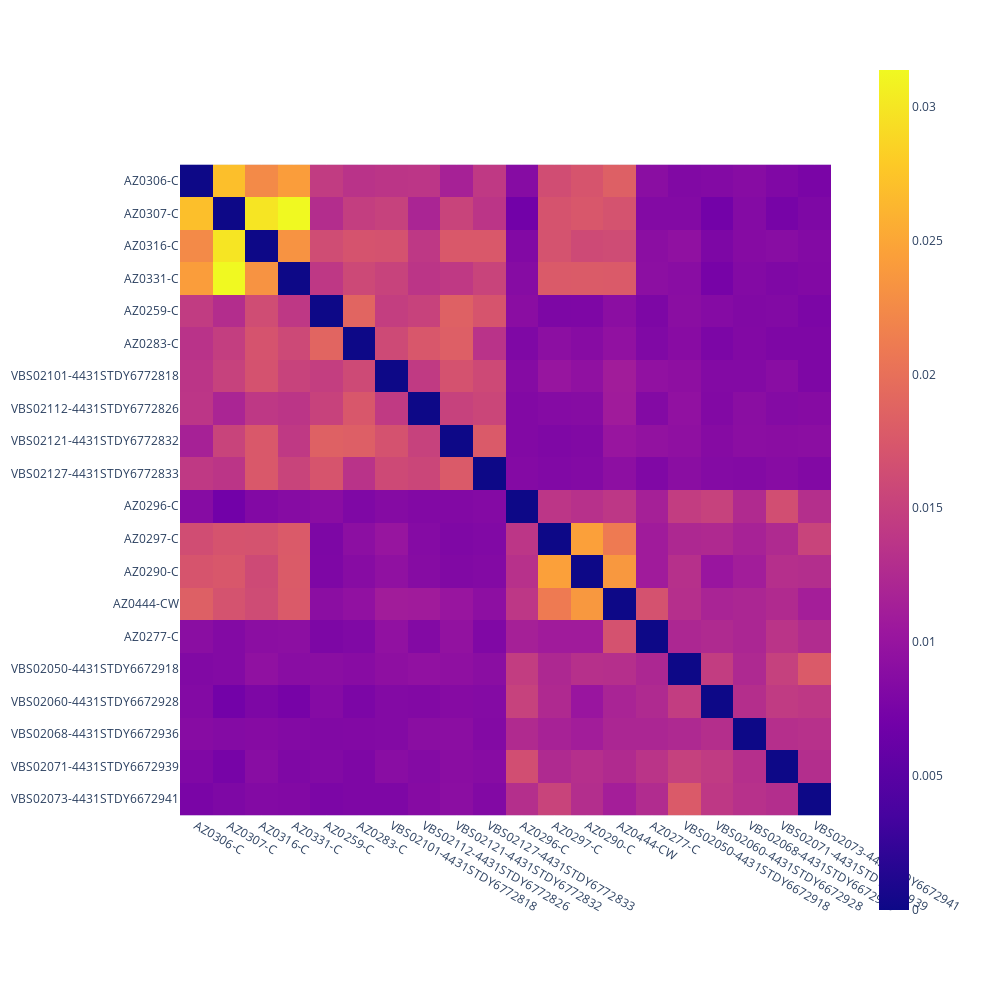

Notebook cell for this chart:
### Code cell
px.imshow(mlg_mlc_ibd2_df, width = 1000, height = 1000)

### Figure 1 — Plotly figure (JSON) as saved in the notebook; plotly's stock layout.template omitted (floating-point values rounded to 4 significant figures; data arrays with more than 128 entries replaced by an {"elided": "..."} marker saying what was removed)
{"data": [{"coloraxis": "coloraxis", "hovertemplate": "x: %{x}<br>y: %{y}<br>color: %{z}<extra></extra>", "name": "0", "type": "heatmap", "x": ["AZ0306-C", "AZ0307-C", "AZ0316-C", "AZ0331-C", "AZ0259-C", "AZ0283-C", "VBS02101-4431STDY6772818", "VBS02112-4431STDY6772826", "VBS02121-4431STDY6772832", "VBS02127-4431STDY6772833", "AZ0296-C", "AZ0297-C", "AZ0290-C", "AZ0444-CW", "AZ0277-C", "VBS02050-4431STDY6672918", "VBS02060-4431STDY6672928", "VBS02068-4431STDY6672936", "VBS02071-4431STDY6672939", "VBS02073-4431STDY6672941"], "xaxis": "x", "y": ["AZ0306-C", "AZ0307-C", "AZ0316-C", "AZ0331-C", "AZ0259-C", "AZ0283-C", "VBS02101-4431STDY6772818", "VBS02112-4431STDY6772826", "VBS02121-4431STDY6772832", "VBS02127-4431STDY6772833", "AZ0296-C", "AZ0297-C", "AZ0290-C", "AZ0444-CW", "AZ0277-C", "VBS02050-4431STDY6672918", "VBS02060-4431STDY6672928", "VBS02068-4431STDY6672936", "VBS02071-4431STDY6672939", "VBS02073-4431STDY6672941"], "yaxis": "y", "z": {"elided": "20x20 float values"}}], "layout": {"coloraxis": {"colorscale": [[0, "#0d0887"], [0.1111, "#46039f"], [0.2222, "#7201a8"], [0.3333, "#9c179e"], [0.4444, "#bd3786"], [0.5556, "#d8576b"], [0.6667, "#ed7953"], [0.7778, "#fb9f3a"], [0.8889, "#fdca26"], [1, "#f0f921"]]}, "height": 1000, "margin": {"t": 60}, "width": 1000, "xaxis": {"anchor": "y", "autorange": true, "constrain": "domain", "domain": [0, 1], "range": [-0.5, 19.5], "scaleanchor": "y", "type": "category"}, "yaxis": {"anchor": "x", "autorange": true, "constrain": "domain", "domain": [0.1215, 0.8785], "range": [19.5, -0.5], "type": "category"}}}
